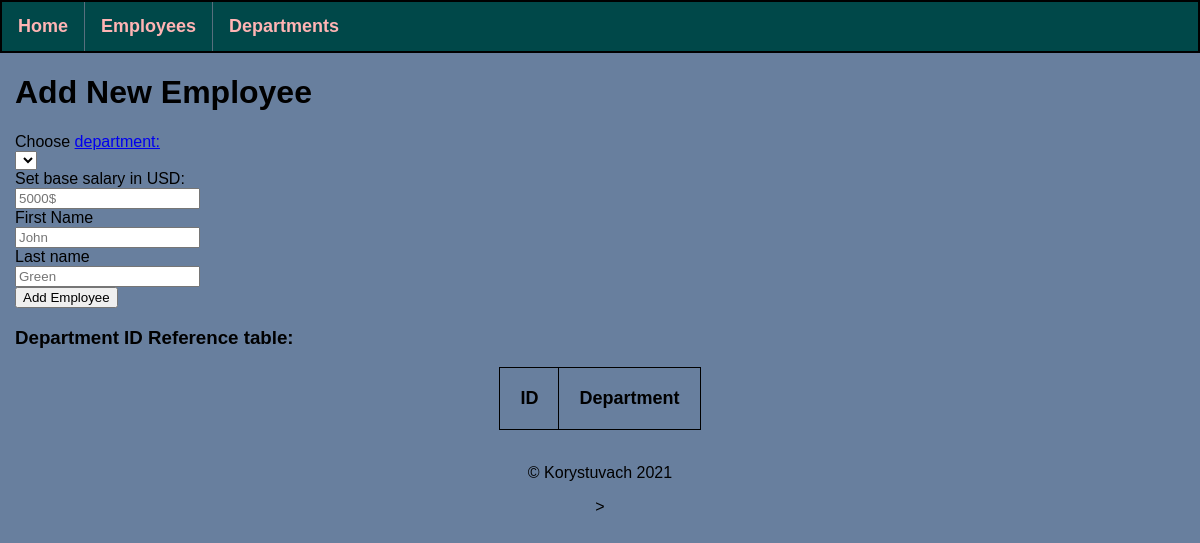
/employees/add-employee, run on an earlier commit of the app's database.
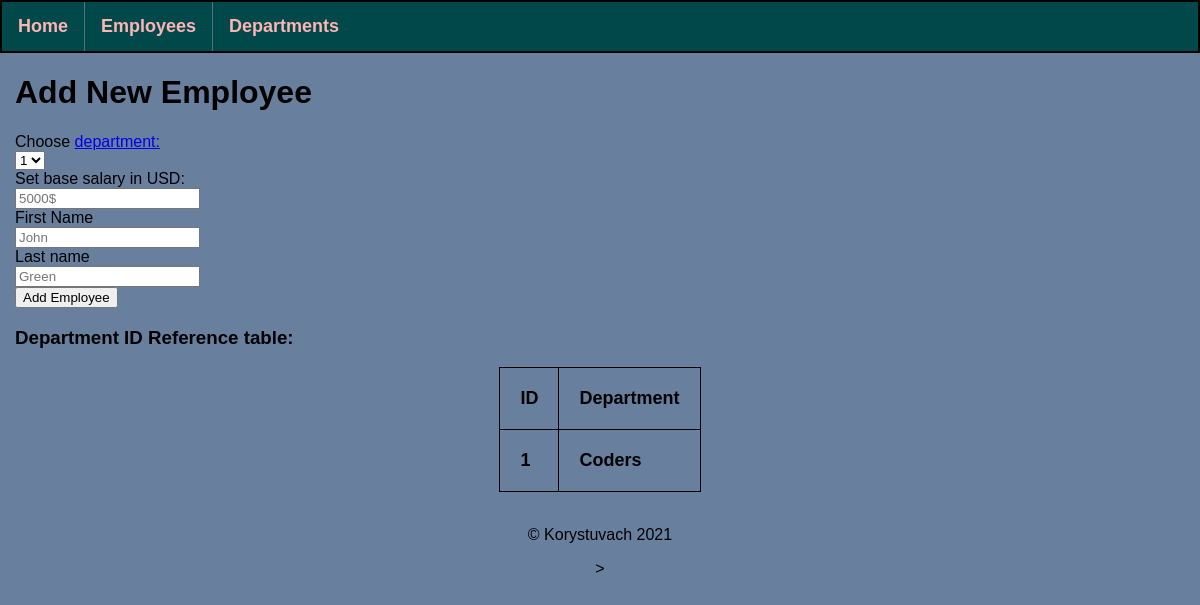
And on a later commit of the database.
### application/models.py (models this page shows, shortened)
class AllDepartments(db.Model):
    id = db.Column(db.Integer, primary_key=True)
    dep_name = db.Column(db.String(25), nullable=False, unique=True)
    dep_employees_id = db.relationship('AllEmployees', backref='my_department', lazy=True)

### application/routes.py (the view, shortened to what this page needs)
@app.route('/employees/add-employee', methods=['POST', 'GET'])
def add_employee():
    all_departments = AllDepartments.query.all()
    return render_template('add-employee.html',
                           all_departments=all_departments)

### application/templates/add-employee.html (shortened to what this page needs)
{% extends 'base.html' %}
{% block content %}
    <div>
        <h1>Add New Employee</h1>
        <form method="POST" id="add_employee_form">
            <label for="department_id">Choose <a href="/departments" target="_blank">department:</a></label><br>
            <select autofocus name="department_id" id="department_id">
                {% for department in all_departments %}
                <option>{{ department.id }}</option>
                {% endfor %}
            </select><br>
            <label for="salary">Set base salary in USD:</label><br>
            <input type="number" name="salary" id="salary" placeholder="5000$"><br>
            <label for="name">First Name</label><br>
            <input type="text" name="name" id="name" placeholder="John"><br>
            <label for="lastname">Last name</label><br>
            <input type="text" name="lastname" id="lastname" placeholder="Green"><br>
            <input type="submit" value="Add Employee"><br>
        </form>
    </div>
    <div>
        <h3>Department ID Reference table:</h3>
        <table>
            <tr>
                <th>ID</th>
                <th>Department</th>
            </tr>
            {% for department in all_departments %}
                <tr>
                    <th>{{ department.id }}</th>
                    <th>{{ department.dep_name }}</th>
                </tr>
            {% endfor %}
        </table>
    </div>
{% endblock %}

What changed in the data, as far as the page shows it:
added AllDepartments: id "1", dep_name "Coders"
Also different on the page:
form field department_id: (not shown) → "1"
